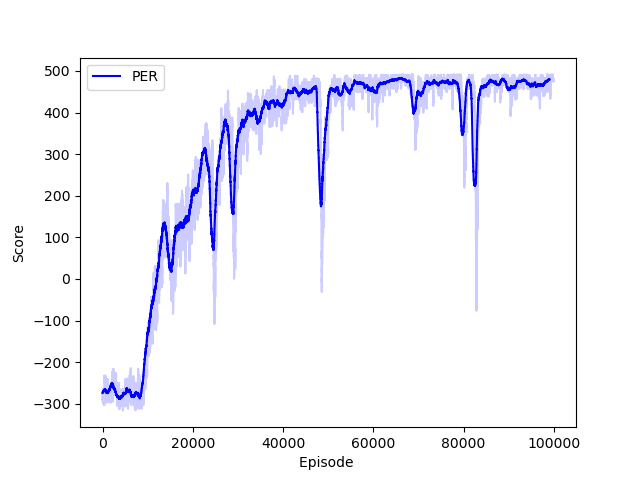

Write the Python code that produced this figure.
import numpy as np
import matplotlib.pyplot as plt


def moving_average(a, n=100):
    ret = np.cumsum(a, dtype=float)
    ret[n:] = ret[n:] - ret[:-n]
    return ret[n - 1:] / n


scores_per = np.loadtxt("scores_per.txt")
print(len(scores_per))
scores_ma_per = moving_average(scores_per, n=100)
print(len(scores_ma_per))
scores_ma_per_1000 = moving_average(scores_per, n=1000)
print(len(scores_ma_per_1000))

plt.plot(np.arange(len(scores_ma_per)), scores_ma_per,
         alpha=0.2, color='b')
plt.plot(np.arange(len(scores_ma_per_1000)),
         scores_ma_per_1000, label="PER", color='b')

plt.ylabel('Score')
plt.xlabel('Episode ')
plt.legend()
plt.savefig('graph.png')
plt.show()
